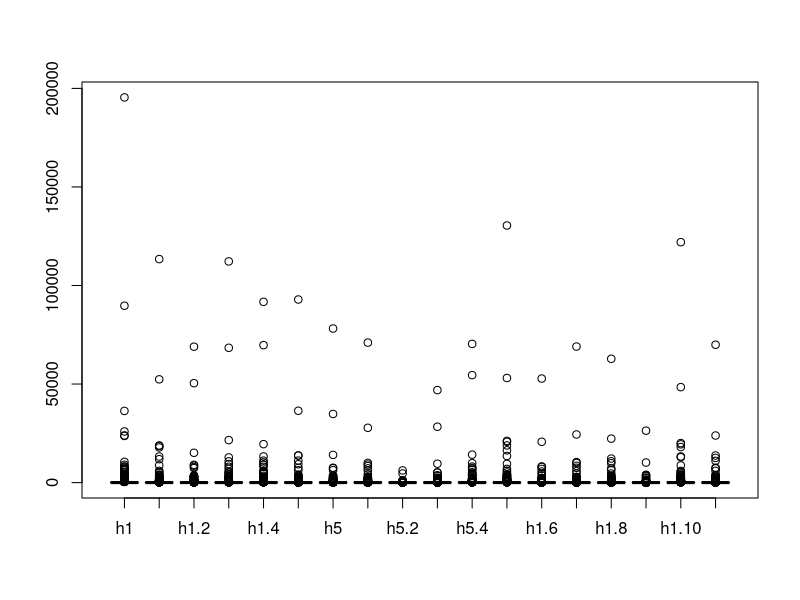
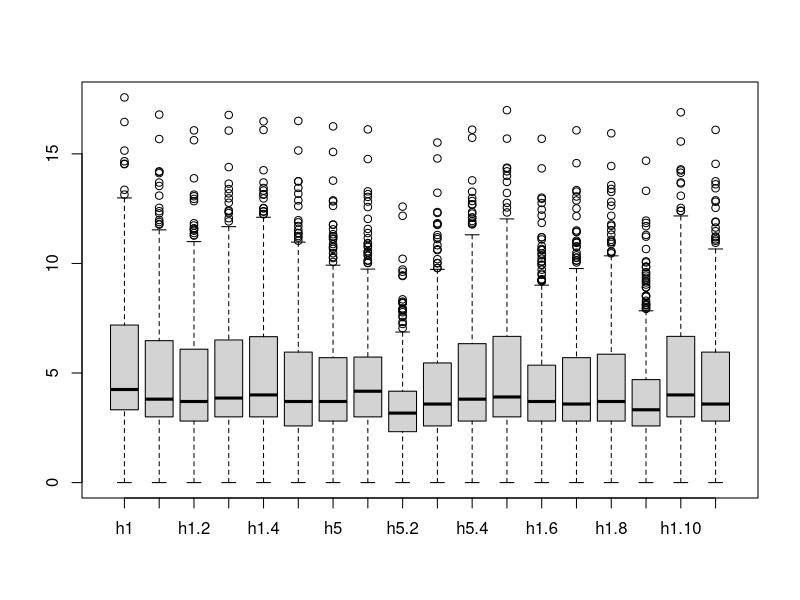
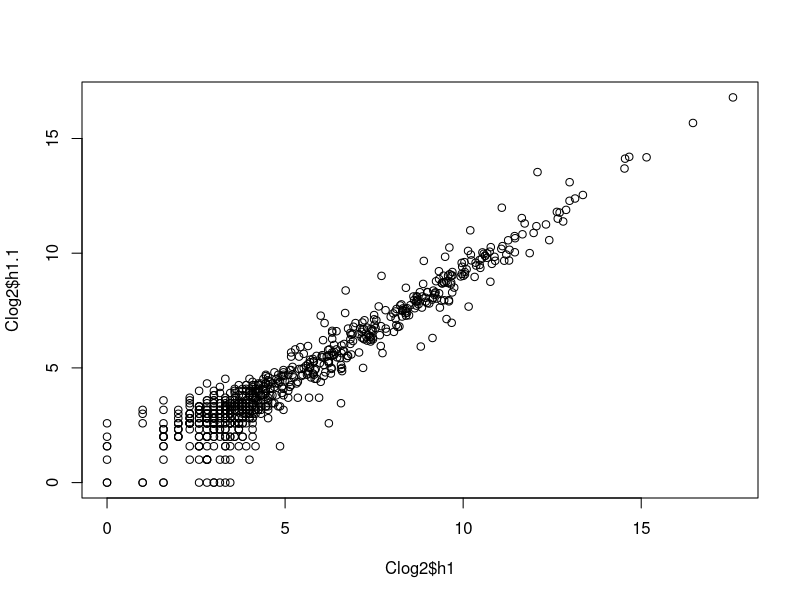

The R source for these figures, in order: (Note: this script raises an error after producing the figures.)
## Easy exercises

# Suck in some data
UVM <- read.csv("data/UVM.csv")

# Get the dimensions of this baby
dim(UVM)

# Get only the counts data
Counts <- UVM[ , 4:21]

# Give the counts nicer names
rownames(Counts) <- UVM$Gene.Name

# Look at the structure of the data
str(UVM)
str(Counts)

# Important info when looking for help:
sessionInfo()


## Intermediate exercises

Total <- sum(Counts$h1)

rm(Total)

boxplot(Counts)

Clog2 <- log2(Counts)

boxplot(Clog2)

plot(Clog2$h1, Clog2$h1.1)

library(gplots)

heatmap.2(Clog2)

heatmap.2(as.matrix(Clog2))
